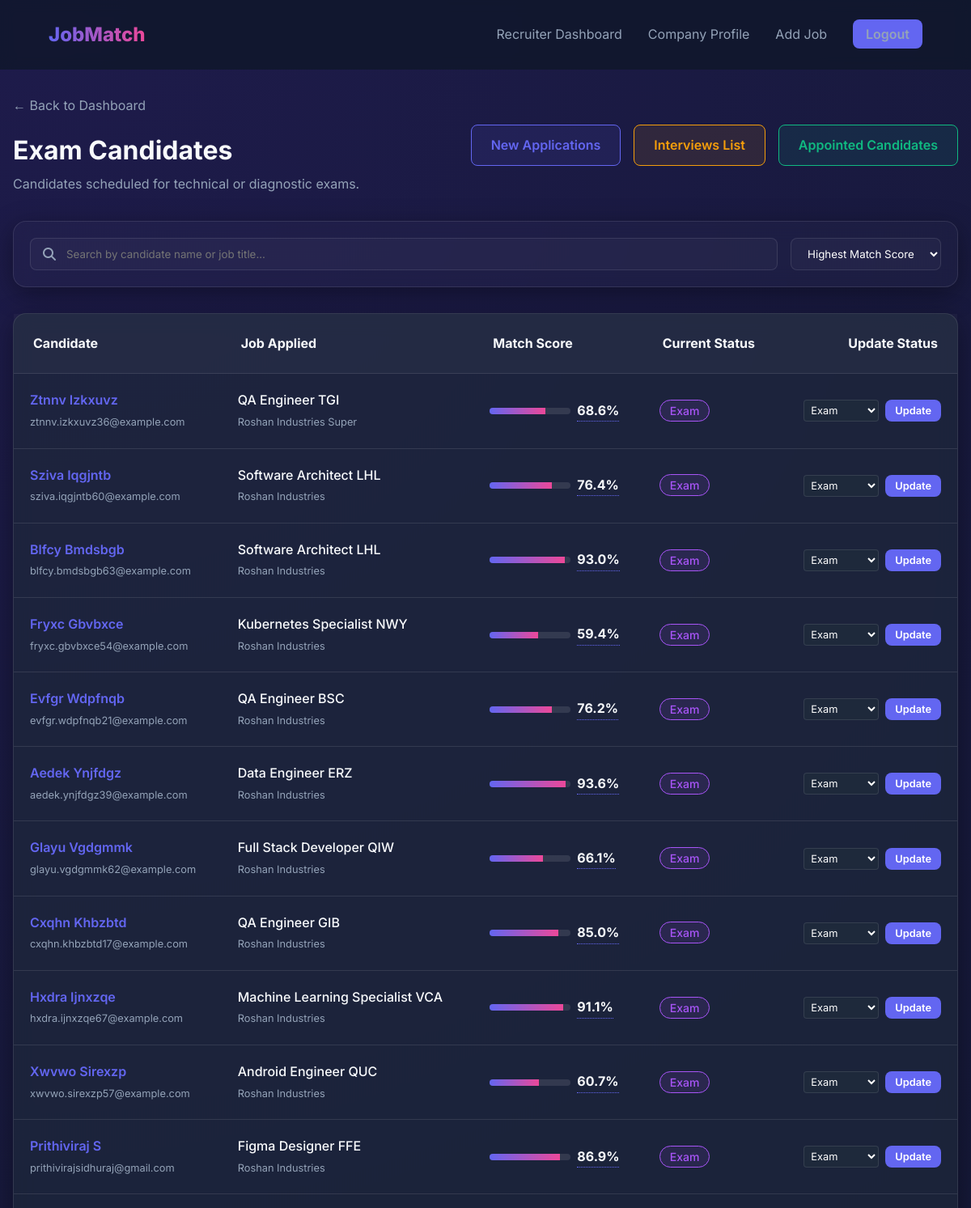
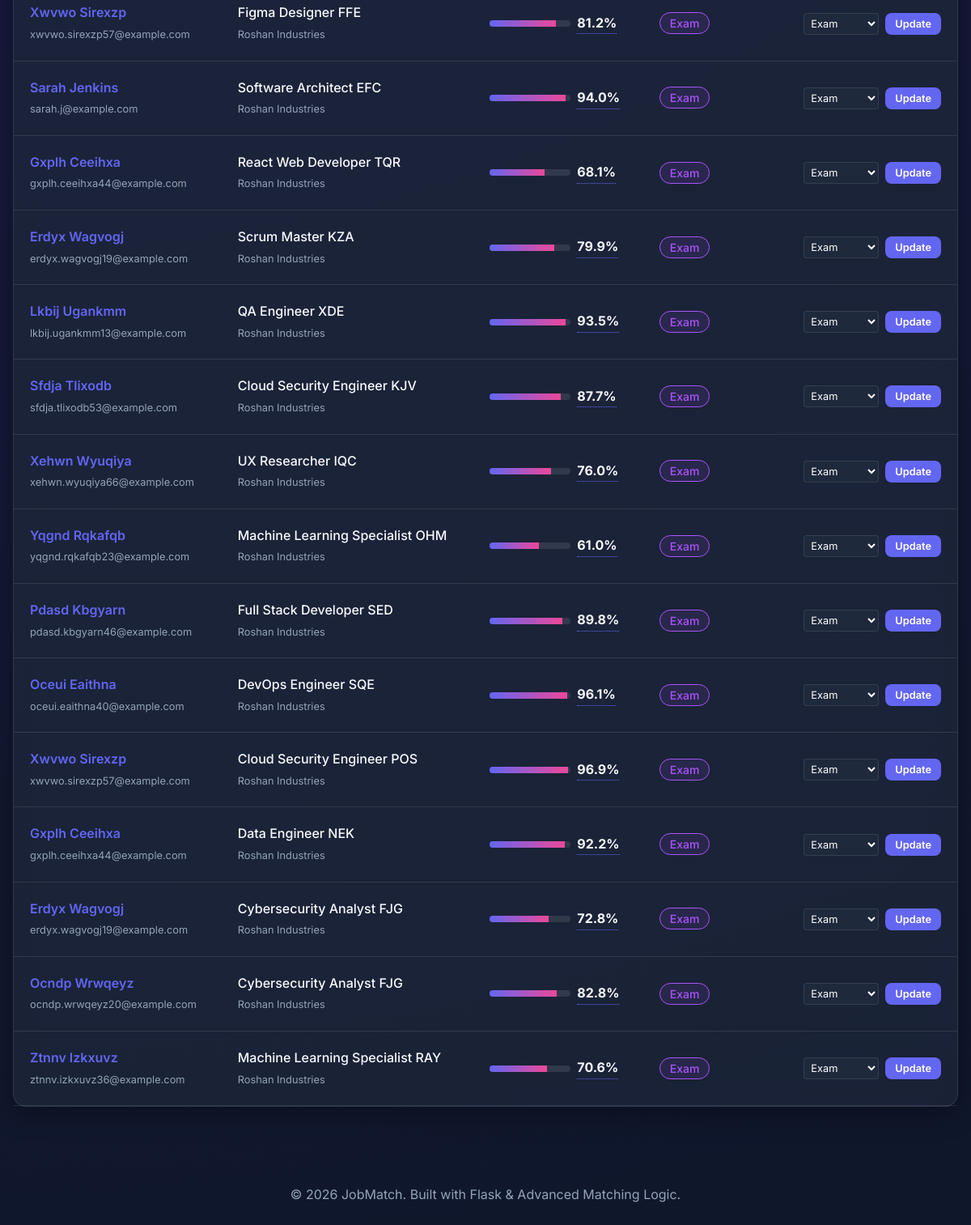
Page /recruiter/exams (signed in) on the committed database (2 pictures, top to bottom).
### models.py (models this page shows, shortened)
class Application(db.Model):
    id = db.Column(db.Integer, primary_key=True)
    user_id = db.Column(db.Integer, db.ForeignKey('user.id'), nullable=False)
    job_id = db.Column(db.Integer, db.ForeignKey('job.id'), nullable=False)
    applied_at = db.Column(db.DateTime, default=datetime.utcnow)
    match_score = db.Column(db.Float, default=0.0)
    status = db.Column(db.String(20), default='Applied') # 'Applied', 'Interviewing', 'Rejected', etc.
    job = db.relationship('Job', backref='applications', lazy=True)

class UserProfile(db.Model):
    id = db.Column(db.Integer, primary_key=True)
    user_id = db.Column(db.Integer, db.ForeignKey('user.id'), nullable=False)
    full_name = db.Column(db.String(100), nullable=False)
    bio = db.Column(db.Text)
    location = db.Column(db.String(100))
    skills = db.Column(db.Text) # Stored as comma-separated values or JSON
    experience = db.Column(db.Text)
    education = db.Column(db.Text)
    resume_path = db.Column(db.String(255))

class User(db.Model, UserMixin):
    id = db.Column(db.Integer, primary_key=True)
    email = db.Column(db.String(120), unique=True, nullable=False)
    password = db.Column(db.String(60), nullable=False)
    role = db.Column(db.String(20), default='candidate') # 'candidate', 'recruiter', or 'admin'
    is_approved = db.Column(db.Boolean, default=True) # Recruiters require admin approval
    profile = db.relationship('UserProfile', backref='user', uselist=False)
    company_profile = db.relationship('CompanyProfile', backref='recruiter', uselist=False)
    applications = db.relationship('Application', backref='user', lazy=True)
    notifications = db.relationship('Notification', backref='user', lazy=True)

class Job(db.Model):
    id = db.Column(db.Integer, primary_key=True)
    title = db.Column(db.String(150), nullable=False)
    company = db.Column(db.String(100), nullable=False)
    description = db.Column(db.Text, nullable=False)
    skills_required = db.Column(db.Text, nullable=False) # Comma-separated
    location = db.Column(db.String(100))
    salary = db.Column(db.String(50))
    job_type = db.Column(db.String(50), default='Full-time') # Full-time, Internship, etc.
    experience_level = db.Column(db.String(50), default='Entry-level') # Junior, Senior, etc.
    posted_at = db.Column(db.DateTime, default=datetime.utcnow)
    is_active = db.Column(db.Boolean, default=True)
    posted_by = db.Column(db.Integer, db.ForeignKey('user.id'), nullable=True)
    vacancies = db.Column(db.Integer, default=1, nullable=False)

### main.py (the view)
@app.route("/recruiter/exams")
@login_required
def recruiter_exams():
    if current_user.role != 'recruiter':
        flash('Access denied!', 'danger')
        return redirect(url_for('dashboard'))
    applications = Application.query.join(Job).filter(
        Job.posted_by == current_user.id,
        Application.status == 'Exam'
    ).order_by(Application.applied_at.desc()).all()
    return render_template('recruiter/exams.html', applications=applications)

### main.py (called while the page is built)
@login_manager.user_loader
def load_user(user_id):
    return User.query.get(int(user_id))

### templates/recruiter/exams.html (shortened to what this page needs)
{% extends "base.html" %}
{% block content %}
<div class="container">
    <div style="margin-bottom: 2rem; display: flex; justify-content: space-between; align-items: center;">
        <div>
            <a href="{{ url_for('recruiter_dashboard') }}" style="color: var(--text-secondary); text-decoration: none;">&larr; Back to Dashboard</a>
            <h1 style="margin-top: 1rem;">Exam <span>Candidates</span></h1>
            <p style="color: var(--text-secondary); margin-top: 0.25rem;">Candidates scheduled for technical or diagnostic exams.</p>
        </div>
        <div style="display: flex; gap: 1rem;">
            <a href="{{ url_for('recruiter_applications') }}" class="btn" style="background: rgba(99, 102, 241, 0.1); color: var(--primary); border: 1px solid var(--primary); text-decoration: none;">New Applications</a>
            <a href="{{ url_for('recruiter_interviews') }}" class="btn" style="background: rgba(245, 158, 11, 0.1); color: var(--accent-warning); border: 1px solid var(--accent-warning); text-decoration: none;">Interviews List</a>
            <a href="{{ url_for('recruiter_appointed') }}" class="btn" style="background: rgba(16, 185, 129, 0.1); color: var(--accent-success); border: 1px solid var(--accent-success); text-decoration: none;">Appointed Candidates</a>
        </div>
    </div>
    <div class="glass-card" style="padding: 1.25rem; margin-bottom: 2rem; display: flex; gap: 1rem; align-items: center; background: rgba(255, 255, 255, 0.02);">
        <div style="flex: 1; position: relative;">
            <i class="fas fa-search" style="position: absolute; left: 1rem; top: 50%; transform: translateY(-50%); color: var(--text-secondary);"></i>
            <input type="text" id="appSearchInput" placeholder="Search by candidate name or job title..." style="padding-left: 2.75rem; width: 100%; height: 40px; background: rgba(255,255,255,0.03); border: 1px solid var(--glass-border); border-radius: 8px; color: white; outline: none; transition: 0.3s;">
        </div>
        <div>
            <select id="appSortBy" style="height: 40px; background: rgba(255,255,255,0.03); border: 1px solid var(--glass-border); border-radius: 8px; color: white; padding: 0.5rem 1rem; outline: none; cursor: pointer;">
                <option value="score-desc">Highest Match Score</option>
            </select>
        </div>
    </div>
    <div class="glass-card" style="padding: 0; border: 1px solid var(--glass-border);">
        <table style="width: 100%; border-collapse: collapse; text-align: left;">
            <thead>
                <tr style="background: rgba(255,255,255,0.03); border-bottom: 1px solid var(--glass-border);">
                    <th style="padding: 1.5rem;">Candidate</th>
                    <th style="padding: 1.5rem;">Job Applied</th>
                    <th style="padding: 1.5rem;">Match Score</th>
                    <th style="padding: 1.5rem;">Current Status</th>
                    <th style="padding: 1.5rem; text-align: right;">Update Status</th>
                </tr>
            </thead>
            <tbody>
                {% for app in applications %}
                <tr class="app-row" style="border-bottom: 1px solid var(--glass-border); transition: 0.3s;"
                    data-candidate="{{ (app.user.profile.full_name or 'new user')|lower }}"
                    data-job="{{ app.job.title|lower }}"
                    data-score="{{ app.match_score }}"
                    data-status="{{ app.status }}"
                    onmouseover="this.style.background='rgba(255,255,255,0.01)'" onmouseout="this.style.background='transparent'">
                    <td style="padding: 1.25rem;">
                        <a href="{{ url_for('recruiter_candidate_profile', user_id=app.user.id) }}" style="text-decoration: none; display: block; font-weight: 600; color: var(--primary); transition: 0.3s;" onmouseover="this.style.color='var(--secondary)'" onmouseout="this.style.color='var(--primary)'">{{ app.user.profile.full_name or 'New User' }}</a>
                        <span style="font-size: 0.8rem; color: var(--text-secondary);">{{ app.user.email }}</span>
                    </td>
                    <td style="padding: 1.25rem;">
                        <span style="display: block; font-weight: 500;">{{ app.job.title }}</span>
                        <span style="font-size: 0.8rem; color: var(--text-secondary);">{{ app.job.company }}</span>
                    </td>
                    <td style="padding: 1.25rem;">
                        <div class="match-score-detail-trigger" style="display: flex; align-items: center; gap: 0.5rem; cursor: pointer;"
                             data-candidate-name="{{ app.user.profile.full_name or 'New User' }}"
                             data-candidate-skills="{{ app.user.profile.skills or '' }}"
                             data-job-title="{{ app.job.title }}"
                             data-job-skills="{{ app.job.skills_required or '' }}"
                             data-score="{{ app.match_score }}"
                             data-candidate-bio="{{ app.user.profile.bio or '' }}"
                             data-candidate-experience="{{ app.user.profile.experience or '' }}"
                             data-candidate-education="{{ app.user.profile.education or '' }}"
                             data-candidate-location="{{ app.user.profile.location or '' }}"
                             data-candidate-resume="{{ url_for('recruiter_view_resume', user_id=app.user.id) if (app.user.profile and app.user.profile.resume_path) else '' }}"
                             title="Click to view match score details">
                            <div style="width: 100px; height: 8px; background: rgba(255,255,255,0.1); border-radius: 4px; overflow: hidden;">
                                <div style="width: {{ app.match_score }}%; height: 100%; background: linear-gradient(to right, var(--primary), var(--secondary));"></div>
                            </div>
                            <span style="font-weight: 700; color: var(--text-primary); border-bottom: 1px dotted var(--primary);">{{ app.match_score }}%</span>
                        </div>
                    </td>
                    <td style="padding: 1.25rem;">
                        <span class="badge" style="background: rgba(168, 85, 247, 0.1); color: #a855f7; border: 1px solid #a855f7;">
                            {{ app.status }}
                        </span>
                    </td>
                    <td style="padding: 1.25rem; text-align: right;">
                        <form action="{{ url_for('recruiter_update_app_status', app_id=app.id) }}" method="POST" style="display: inline-flex; gap: 0.5rem;">
                            <select name="status" style="background: #1e293b; color: white; border: 1px solid var(--glass-border); border-radius: 4px; padding: 0.25rem; font-size: 0.8rem;">
                                <option value="Exam" selected>Exam</option>
                            </select>
                            <button type="submit" class="btn" style="padding: 0.25rem 0.75rem; font-size: 0.8rem; background: var(--primary); color: white;">Update</button>
                        </form>
                    </td>
                </tr>
                {% else %}
                <tr class="empty-row">
                    <td colspan="5" style="padding: 3rem; text-align: center; color: var(--text-secondary);">
                        No candidates currently in Exam status.
                    </td>
                </tr>
                {% endfor %}
            </tbody>
        </table>
    </div>
</div>
{% endblock %}

### static/css/style.css (style rules this page uses)
:root { --primary: #6366f1; --primary-hover: #4f46e5; --secondary: #ec4899; --bg-dark: #0f172a; --card-bg: rgba(30, 41, 59, 0.7); --glass-border: rgba(255, 255, 255, 0.1); --text-primary: #f8fafc; --text-secondary: #94a3b8; --accent-success: #10b981; --accent-warning: #f59e0b; }
* { margin: 0; padding: 0; box-sizing: border-box; font-family: 'Inter', sans-serif; }
body { background: radial-gradient(circle at top left, #1e1b4b, #0f172a); color: var(--text-primary); min-height: 100vh; line-height: 1.6; }
.glass-card { background: var(--card-bg); backdrop-filter: blur(12px); -webkit-backdrop-filter: blur(12px); border: 1px solid var(--glass-border); border-radius: 1rem; padding: 2rem; box-shadow: 0 8px 32px 0 rgba(0, 0, 0, 0.37); }
.btn { padding: 0.75rem 1.5rem; border-radius: 0.5rem; border: none; cursor: pointer; font-weight: 600; transition: transform 0.2s, background 0.3s; }
.container { max-width: 1200px; margin: 2rem auto; padding: 0 1rem; }
.badge { padding: 0.25rem 0.75rem; border-radius: 9999px; font-size: 0.875rem; font-weight: 500; }
.form-group select option, select option { background-color: #1e293b; color: white; }
.glass-card { animation: fadeIn 0.4s ease-out; }
select, input, textarea { transition: border-color 0.3s, box-shadow 0.3s, background-color 0.3s; }
tr { transition: background-color 0.3s ease; }

### rows in the picture
Application: user.profile "Ztnnv Izkxuvz", user.email "ztnnv.izkxuvz36@example.com", job "QA Engineer TGI", job.company "Roshan Industries Super", match_score "68.6", status "Exam"
Application: user.profile "Sziva Iqgjntb", user.email "sziva.iqgjntb60@example.com", job "Software Architect LHL", job.company "Roshan Industries", match_score "76.4", status "Exam"
Application: user.profile "Blfcy Bmdsbgb", user.email "blfcy.bmdsbgb63@example.com", job "Software Architect LHL", job.company "Roshan Industries", match_score "93.0", status "Exam"
Application: user.profile "Fryxc Gbvbxce", user.email "fryxc.gbvbxce54@example.com", job "Kubernetes Specialist NWY", job.company "Roshan Industries", match_score "59.4", status "Exam"
Application: user.profile "Evfgr Wdpfnqb", user.email "evfgr.wdpfnqb21@example.com", job "QA Engineer BSC", job.company "Roshan Industries", match_score "76.2", status "Exam"
Application: user.profile "Aedek Ynjfdgz", user.email "aedek.ynjfdgz39@example.com", job "Data Engineer ERZ", job.company "Roshan Industries", match_score "93.6", status "Exam"
Application: user.profile "Glayu Vgdgmmk", user.email "glayu.vgdgmmk62@example.com", job "Full Stack Developer QIW", job.company "Roshan Industries", match_score "66.1", status "Exam"
Application: user.profile "Cxqhn Khbzbtd", user.email "cxqhn.khbzbtd17@example.com", job "QA Engineer GIB", job.company "Roshan Industries", match_score "85.0", status "Exam"
Application: user.profile "Hxdra Ijnxzqe", user.email "hxdra.ijnxzqe67@example.com", job "Machine Learning Specialist VCA", job.company "Roshan Industries", match_score "91.1", status "Exam"
Application: user.profile "Xwvwo Sirexzp", user.email "xwvwo.sirexzp57@example.com", job "Android Engineer QUC", job.company "Roshan Industries", match_score "60.7", status "Exam"
Application: user.profile "Prithiviraj S", user.email "prithivirajsidhuraj@gmail.com", job "Figma Designer FFE", job.company "Roshan Industries", match_score "86.9", status "Exam"
Application: user.profile "Xwvwo Sirexzp", user.email "xwvwo.sirexzp57@example.com", job "Figma Designer FFE", job.company "Roshan Industries", match_score "81.2", status "Exam"
Application: user.profile "Sarah Jenkins", user.email "sarah.j@example.com", job "Software Architect EFC", job.company "Roshan Industries", match_score "94.0", status "Exam"
Application: user.profile "Gxplh Ceeihxa", user.email "gxplh.ceeihxa44@example.com", job "React Web Developer TQR", job.company "Roshan Industries", match_score "68.1", status "Exam"
Application: user.profile "Erdyx Wagvogj", user.email "erdyx.wagvogj19@example.com", job "Scrum Master KZA", job.company "Roshan Industries", match_score "79.9", status "Exam"
Application: user.profile "Lkbij Ugankmm", user.email "lkbij.ugankmm13@example.com", job "QA Engineer XDE", job.company "Roshan Industries", match_score "93.5", status "Exam"
Application: user.profile "Sfdja Tlixodb", user.email "sfdja.tlixodb53@example.com", job "Cloud Security Engineer KJV", job.company "Roshan Industries", match_score "87.7", status "Exam"
Application: user.profile "Xehwn Wyuqiya", user.email "xehwn.wyuqiya66@example.com", job "UX Researcher IQC", job.company "Roshan Industries", match_score "76.0", status "Exam"
Application: user.profile "Yqgnd Rqkafqb", user.email "yqgnd.rqkafqb23@example.com", job "Machine Learning Specialist OHM", job.company "Roshan Industries", match_score "61.0", status "Exam"
Application: user.profile "Pdasd Kbgyarn", user.email "pdasd.kbgyarn46@example.com", job "Full Stack Developer SED", job.company "Roshan Industries", match_score "89.8", status "Exam"
Application: user.profile "Oceui Eaithna", user.email "oceui.eaithna40@example.com", job "DevOps Engineer SQE", job.company "Roshan Industries", match_score "96.1", status "Exam"
Application: user.profile "Xwvwo Sirexzp", user.email "xwvwo.sirexzp57@example.com", job "Cloud Security Engineer POS", job.company "Roshan Industries", match_score "96.9", status "Exam"
Application: user.profile "Gxplh Ceeihxa", user.email "gxplh.ceeihxa44@example.com", job "Data Engineer NEK", job.company "Roshan Industries", match_score "92.2", status "Exam"
Application: user.profile "Erdyx Wagvogj", user.email "erdyx.wagvogj19@example.com", job "Cybersecurity Analyst FJG", job.company "Roshan Industries", match_score "72.8", status "Exam"
Application: user.profile "Ocndp Wrwqeyz", user.email "ocndp.wrwqeyz20@example.com", job "Cybersecurity Analyst FJG", job.company "Roshan Industries", match_score "82.8", status "Exam"
Application: user.profile "Ztnnv Izkxuvz", user.email "ztnnv.izkxuvz36@example.com", job "Machine Learning Specialist RAY", job.company "Roshan Industries", match_score "70.6", status "Exam"
